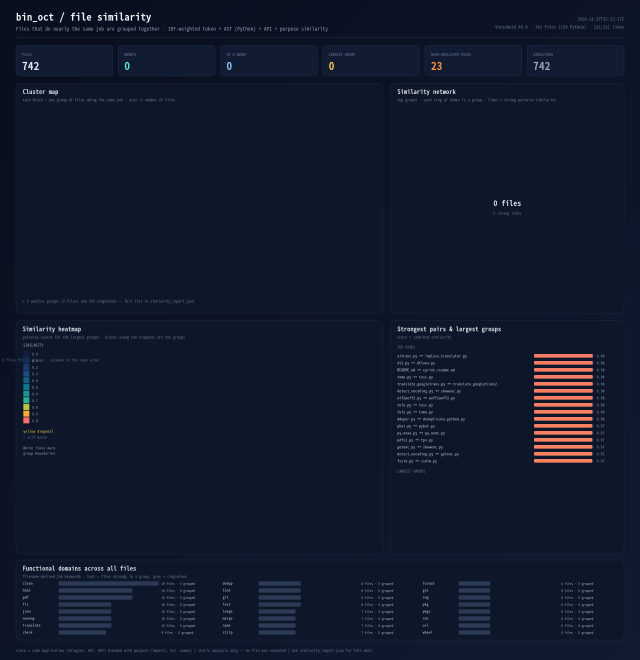
#> input picture similarity_report.png, 1920 x 1980 px (shown at 1/3 size)
$ python image_to_breile.py similarity_report.png
#> lines starting #> are read from the running program, lines starting #| are printed output that depends on the picture; after the words box and inside, x2 and y2 are one past the last pixel; in counts of white or black regions, pixels touching at a corner belong together
#!/data/data/com.termux/files/usr/bin/env python
"""
Convert an image to Unicode Braille art and render the same dots to PNG.

Requires Pillow: pip install Pillow Run: python image_to_braille.py input.jpg -o output.png --text output.txt

"""

from __future__ import annotations
import argparse
from pathlib import Path
import sys
from typing import Any

from dh import atomic_write
from PIL import Image, ImageDraw, ImageOps


# Braille bit positions, indexed by [row][column] within each 2x4 cell.
BRAILLE_BITS: tuple[tuple[int, int], tuple[int, int], tuple[int, int], tuple[int, int]] = (
    (0, 3),
    (1, 4),
    (2, 5),
    (6, 7),
)

# The rendered cell is 12 x 20 units, with four evenly spaced dot rows.
CELL_WIDTH, CELL_HEIGHT = 12, 20
DOT_X: tuple[int, int] = (4, 8)
DOT_Y: tuple[int, int, int, int] = (4, 8, 12, 16)


def positive_int(value: int) -> int:
    number = int(value)
    if number < 1:
        msg = "must be a positive integer"
        raise argparse.ArgumentTypeError(msg)
    return number


def threshold_int(value: int) -> int:
    number = int(value)
    if not 0 <= number <= 255:
        msg = "must be between 0 and 255"
        raise argparse.ArgumentTypeError(msg)
    return number


def convert(image_path: Path, columns: int, scale: float, invert: Any, threshold: float) -> tuple[str,]:
#> called with columns = 64, scale = 2, invert = False
    with Image.open(image_path) as source:
        # Correct phone-camera orientation, and put transparent pixels on white.
#> source is the input picture: PIL image 1920x1980 RGB; mean R, G, B 16.8, 25.5, 43.4
        source = ImageOps.exif_transpose(source).convert("RGBA")
#> source: PIL image 1920x1980 RGBA
        background = Image.new("RGBA", source.size, "white")
#> background: PIL image 1920x1980 RGBA; every value is 255
        background.alpha_composite(source)
        gray = background.convert("L")
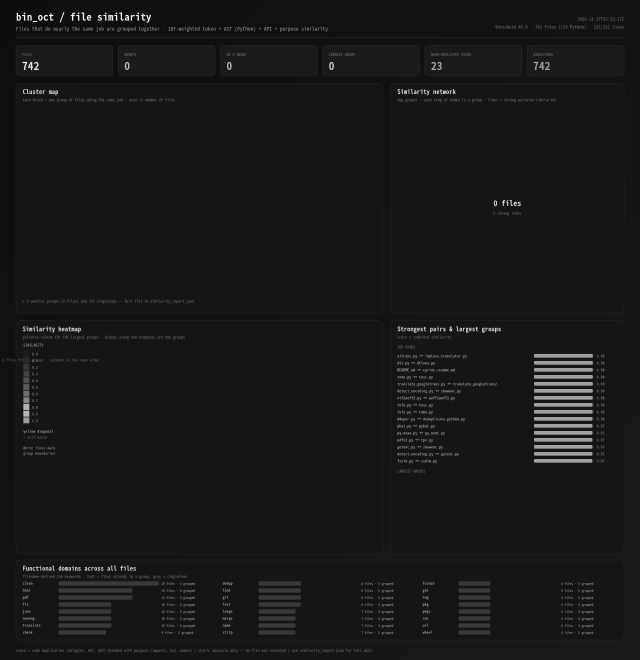
#> gray: PIL image 1920x1980 L (shown at 1/3 size); min 14, max 244, mean 24.9

    # Correct for the proportions of a rendered Braille cell rather than
    # assuming each character is square. Each character represents 2 x 4 dots.
    rows = max(1, round(gray.height / gray.width * columns * CELL_WIDTH / CELL_HEIGHT))
#> rows = 40
    gray = gray.resize((columns * 2, rows * 4), Image.Resampling.LANCZOS)
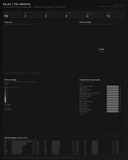
#> gray: PIL image 128x160 L; min 3, max 154, mean 24.9
    if invert:
        gray = ImageOps.invert(gray)
    if threshold is None:
        # Dithering preserves detail and approximates intermediate shades.
        dots = gray.convert("1", dither=Image.Dither.FLOYDSTEINBERG)
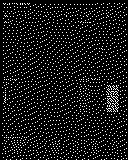
#> dots: PIL image 128x160 1; 9.5% white in thin lines or dots
    else:
        dots = gray.point(lambda value: 255 if value >= threshold else 0, mode="1")

    canvas = Image.new("RGB", (columns * CELL_WIDTH * scale, rows * CELL_HEIGHT * scale), "white")
#> canvas: PIL image 1536x1600 RGB; every value is 255
    draw = ImageDraw.Draw(canvas)
    pixels = dots.load()
    lines = []
    for cell_y in range(rows):
        characters = []
        for cell_x in range(columns):
            bits = 0
            for dy in range(4):
                for dx in range(2):
                    if pixels[cell_x * 2 + dx, cell_y * 4 + dy] == 0:
                        bits |= 1 << BRAILLE_BITS[dy][dx]
                        cx = (cell_x * CELL_WIDTH + DOT_X[dx]) * scale
                        cy = (cell_y * CELL_HEIGHT + DOT_Y[dy]) * scale
                        radius = scale
                        draw.ellipse(
                            (cx - radius, cy - radius, cx + radius, cy + radius),
                            fill="black",
                        )
            characters.append(chr(0x2800 + bits))
        lines.append("".join(characters))
#> after the loop, lines = 40 items
    return "\n".join(lines) + "\n", canvas


def main() -> None:
    parser = argparse.ArgumentParser(description=__doc__)
    parser.add_argument("image", type=Path, help="input image")
    parser.add_argument("-o", "--output", type=Path, help="output PNG (default: INPUT_braille.png)")
    parser.add_argument("--text", type=Path, help="also save Braille text to a UTF-8 file")
    parser.add_argument(
        "-w",
        "--width",
        type=positive_int,
        default=64,
        help="width in Braille characters (default: 64)",
    )
    parser.add_argument("--scale", type=positive_int, default=2, help="PNG pixel scale (default: 2)")
    parser.add_argument(
        "--invert",
        action="store_true",
        help="make light image areas produce dots instead of dark areas",
    )
    parser.add_argument(
        "--threshold",
        type=threshold_int,
        help="disable dithering and use this brightness cutoff (0-255)",
    )
    args = parser.parse_args()

    output = args.output or args.image.with_name(args.image.stem + "_braille.png")
    if output.suffix.lower() != ".png":
        parser.error("output filename must end in .png")
    if output.resolve() == args.image.resolve():
        parser.error("output PNG must not overwrite the input image")
    if args.text and args.text.resolve() in (args.image.resolve(), output.resolve()):
        parser.error("text output must be different from the input and PNG output")
    try:
        text, png = convert(args.image, args.width, args.scale, args.invert, args.threshold)
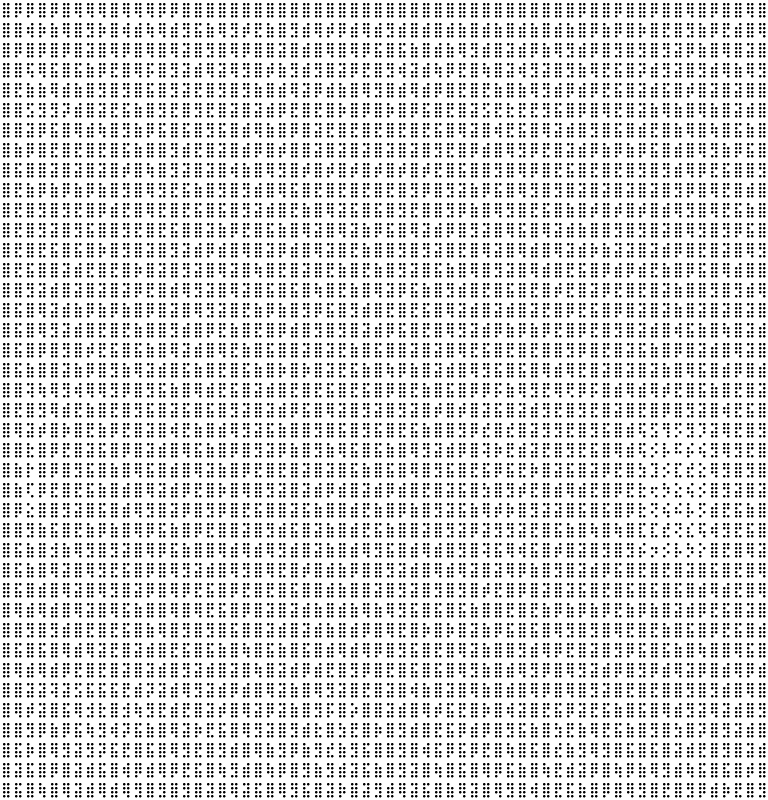
#> png: PIL image 1536x1600 RGB (shown at 1/2 size); 84.2% white; 18537 black regions, largest, box (x1, y1, x2, y2) and area: (6, 6, 11, 11) 21, (14, 6, 19, 11) 21, (30, 6, 35, 11) 21
        png.save(output, format="PNG")
        if args.text:
            atomic_write(args.text, text, encoding="utf-8")
        try:
            sys.stdout.write(text)
        except UnicodeEncodeError:
            print(
                "Could not print Braille in this terminal; use --text to save it as UTF-8.",
                file=sys.stderr,
            )
        print(f"Saved PNG: {output}", file=sys.stderr)
        if args.text:
            print(f"Saved text: {args.text}", file=sys.stderr)
    except (OSError, ValueError) as exc:
        parser.exit(1, f"Error: {exc}\n")


if __name__ == "__main__":
    main()
